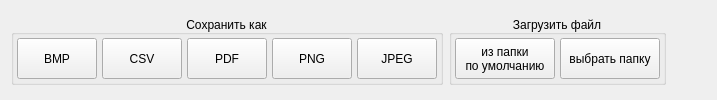
      <widget class="QWidget" name="tab_5">
       <attribute name="title">
        <string>Файл</string>
       </attribute>
       <layout class="QHBoxLayout" name="horizontalLayout_10">
        <item>
         <widget class="QGroupBox" name="groupBox_7">
          <property name="maximumSize">
           <size>
            <width>16777215</width>
            <height>70</height>
           </size>
          </property>
          <property name="title">
           <string>Сохранить как</string>
          </property>
          <property name="alignment">
           <set>Qt::AlignBottom|Qt::AlignHCenter</set>
          </property>
          <property name="checkable">
           <bool>false</bool>
          </property>
          <layout class="QHBoxLayout" name="horizontalLayout_7">
           <property name="spacing">
            <number>5</number>
           </property>
           <property name="leftMargin">
            <number>3</number>
           </property>
           <property name="topMargin">
            <number>3</number>
           </property>
           <property name="rightMargin">
            <number>3</number>
           </property>
           <property name="bottomMargin">
            <number>3</number>
           </property>
           <item>
            <widget class="QPushButton" name="btn_save_graph_bmp">
             <property name="sizePolicy">
              <sizepolicy hsizetype="Fixed" vsizetype="Expanding">
               <horstretch>0</horstretch>
               <verstretch>0</verstretch>
              </sizepolicy>
             </property>
             <property name="minimumSize">
              <size>
               <width>70</width>
               <height>20</height>
              </size>
             </property>
             <property name="maximumSize">
              <size>
               <width>85</width>
               <height>70</height>
              </size>
             </property>
             <property name="text">
              <string>BMP</string>
             </property>
            </widget>
           </item>
           <item>
            <widget class="QPushButton" name="btn_save_graph_csv">
             <property name="sizePolicy">
              <sizepolicy hsizetype="Fixed" vsizetype="Expanding">
               <horstretch>0</horstretch>
               <verstretch>0</verstretch>
              </sizepolicy>
             </property>
             <property name="minimumSize">
              <size>
               <width>70</width>
               <height>20</height>
              </size>
             </property>
             <property name="maximumSize">
              <size>
               <width>85</width>
               <height>70</height>
              </size>
             </property>
             <property name="text">
              <string>CSV</string>
             </property>
            </widget>
           </item>
           <item>
            <widget class="QPushButton" name="btn_save_graph_pdf">
             <property name="sizePolicy">
              <sizepolicy hsizetype="Fixed" vsizetype="Expanding">
               <horstretch>0</horstretch>
               <verstretch>0</verstretch>
              </sizepolicy>
             </property>
             <property name="minimumSize">
              <size>
               <width>70</width>
               <height>20</height>
              </size>
             </property>
             <property name="maximumSize">
              <size>
               <width>85</width>
               <height>70</height>
              </size>
             </property>
             <property name="text">
              <string>PDF</string>
             </property>
            </widget>
           </item>
           <item>
            <widget class="QPushButton" name="btn_save_graph_png">
             <property name="sizePolicy">
              <sizepolicy hsizetype="Fixed" vsizetype="Expanding">
               <horstretch>0</horstretch>
               <verstretch>0</verstretch>
              </sizepolicy>
             </property>
             <property name="minimumSize">
              <size>
               <width>70</width>
               <height>20</height>
              </size>
             </property>
             <property name="maximumSize">
              <size>
               <width>85</width>
               <height>70</height>
              </size>
             </property>
             <property name="text">
              <string>PNG</string>
             </property>
            </widget>
           </item>
           <item>
            <widget class="QPushButton" name="btn_save_graph_jpg">
             <property name="sizePolicy">
              <sizepolicy hsizetype="Fixed" vsizetype="Expanding">
               <horstretch>0</horstretch>
               <verstretch>0</verstretch>
              </sizepolicy>
             </property>
             <property name="minimumSize">
              <size>
               <width>70</width>
               <height>20</height>
              </size>
             </property>
             <property name="maximumSize">
              <size>
               <width>85</width>
               <height>70</height>
              </size>
             </property>
             <property name="text">
              <string>JPEG</string>
             </property>
            </widget>
           </item>
          </layout>
         </widget>
        </item>
        <item>
         <widget class="QGroupBox" name="groupBox_8">
          <property name="maximumSize">
           <size>
            <width>16777215</width>
            <height>70</height>
           </size>
          </property>
          <property name="title">
           <string>Загрузить файл</string>
          </property>
          <property name="alignment">
           <set>Qt::AlignBottom|Qt::AlignHCenter</set>
          </property>
          <property name="checkable">
           <bool>false</bool>
          </property>
          <layout class="QHBoxLayout" name="horizontalLayout_8">
           <property name="spacing">
            <number>5</number>
           </property>
           <property name="leftMargin">
            <number>3</number>
           </property>
           <property name="topMargin">
            <number>3</number>
           </property>
           <property name="rightMargin">
            <number>3</number>
           </property>
           <property name="bottomMargin">
            <number>3</number>
           </property>
           <item>
            <widget class="QPushButton" name="btn_load_graph_csv_default">
             <property name="sizePolicy">
              <sizepolicy hsizetype="Fixed" vsizetype="Expanding">
               <horstretch>0</horstretch>
               <verstretch>0</verstretch>
              </sizepolicy>
             </property>
             <property name="minimumSize">
              <size>
               <width>100</width>
               <height>20</height>
              </size>
             </property>
             <property name="maximumSize">
              <size>
               <width>100</width>
               <height>70</height>
              </size>
             </property>
             <property name="text">
              <string>из папки
по умолчанию</string>
             </property>
            </widget>
           </item>
           <item>
            <widget class="QPushButton" name="btn_load_graph_csv_choice">
             <property name="sizePolicy">
              <sizepolicy hsizetype="Fixed" vsizetype="Expanding">
               <horstretch>0</horstretch>
               <verstretch>0</verstretch>
              </sizepolicy>
             </property>
             <property name="minimumSize">
              <size>
               <width>100</width>
               <height>20</height>
              </size>
             </property>
             <property name="maximumSize">
              <size>
               <width>100</width>
               <height>70</height>
              </size>
             </property>
             <property name="text">
              <string>выбрать папку</string>
             </property>
            </widget>
           </item>
          </layout>
         </widget>
        </item>
        <item>
         <spacer name="horizontalSpacer_5">
          <property name="orientation">
           <enum>Qt::Horizontal</enum>
          </property>
          <property name="sizeHint" stdset="0">
           <size>
            <width>40</width>
            <height>20</height>
           </size>
          </property>
         </spacer>
        </item>
       </layout>
      </widget>
